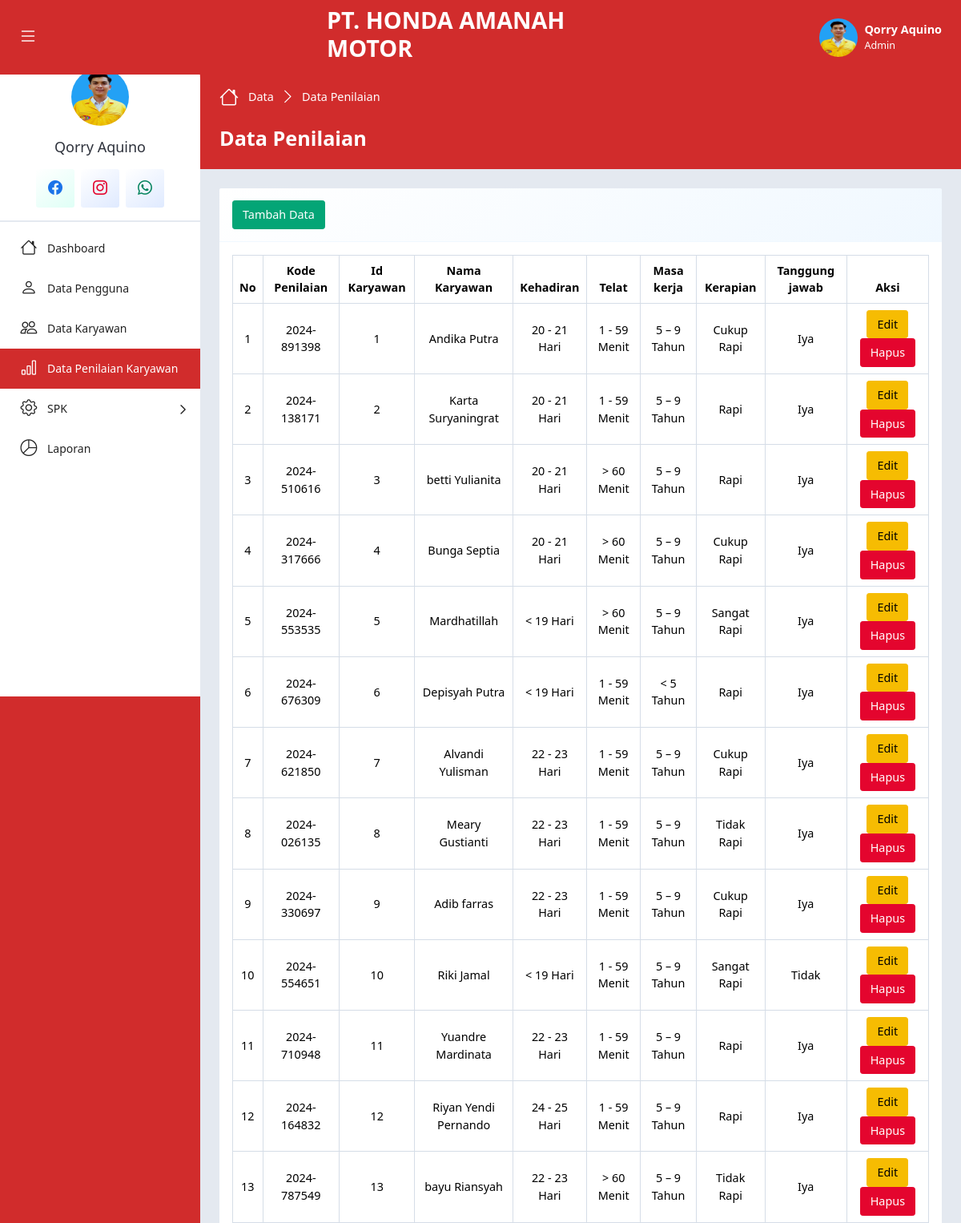
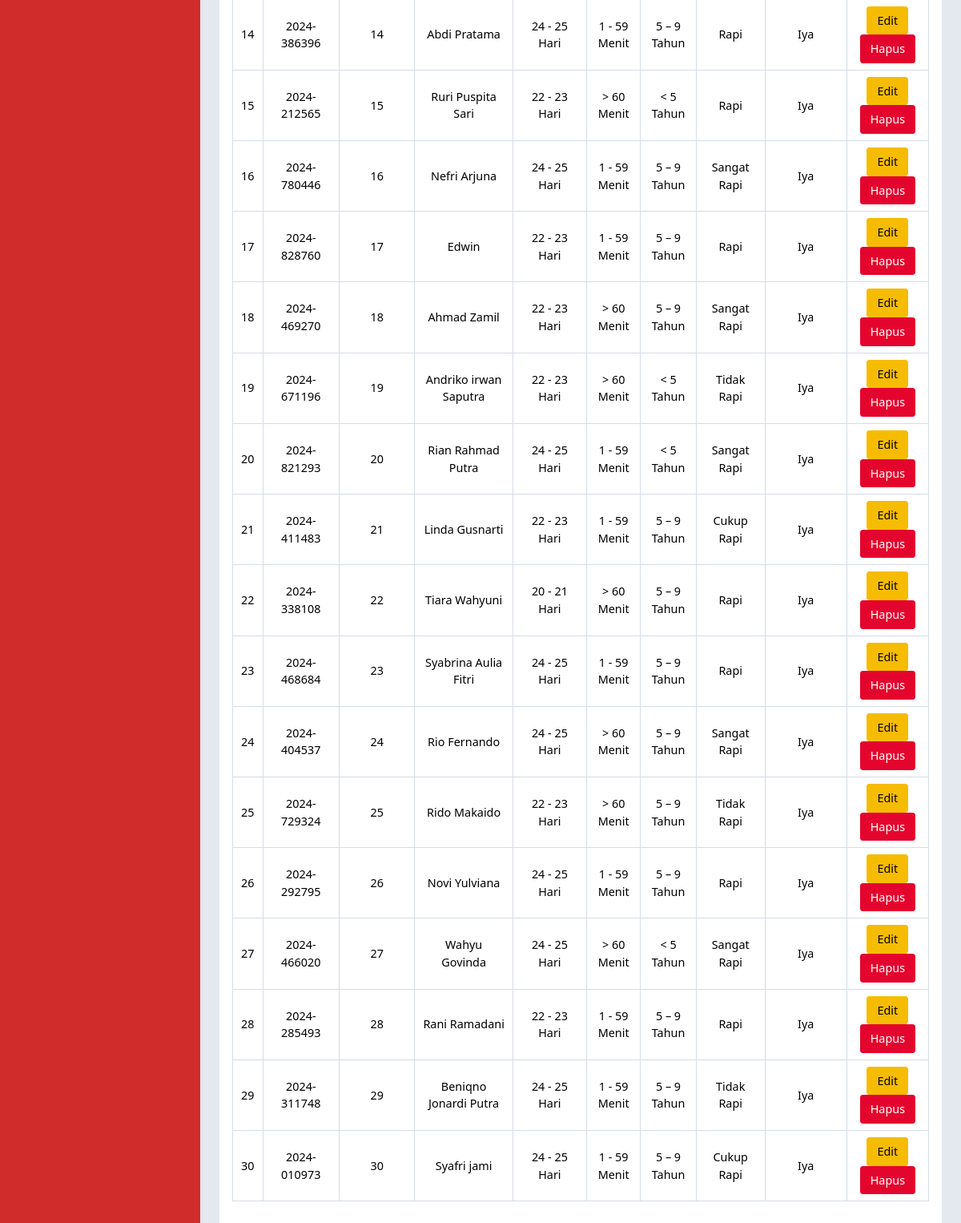
/?p=Nilai (signed in), run on the app's committed database (2 pictures, top to bottom).
### tables this page shows
CREATE TABLE `pengguna` (
  `id_pengguna` int(11) NOT NULL,
  `username` varchar(15) NOT NULL,
  `password` varchar(10) NOT NULL,
  `nama_pengguna` varchar(30) NOT NULL,
  `jabatan` varchar(30) NOT NULL,
  `foto_pengguna` text NOT NULL,
  `simpan_pengguna` timestamp NOT NULL DEFAULT current_timestamp() ON UPDATE current_timestamp()
);

CREATE TABLE `kriteria` (
  `kode_kriteria` varchar(10) NOT NULL,
  `nama_kriteria` varchar(30) NOT NULL,
  `jenis_kriteria` enum('Benefit','Cost') NOT NULL,
  `tipe_kriteria` enum('Inputan','Pilihan') NOT NULL,
  `simpan_kriteria` timestamp NOT NULL DEFAULT current_timestamp() ON UPDATE current_timestamp()
);

CREATE TABLE `nilai` (
  `id_nilai` varchar(20) NOT NULL,
  `id_karyawan` int(11) NOT NULL,
  `periode` int(11) NOT NULL,
  `C1` float NOT NULL,
  `C2` float NOT NULL,
  `C3` float NOT NULL,
  `C4` float NOT NULL,
  `C5` float NOT NULL,
  `simpan_nilai` timestamp NOT NULL DEFAULT current_timestamp() ON UPDATE current_timestamp()
);

CREATE TABLE `karyawan` (
  `id_karyawan` int(11) NOT NULL,
  `nama_karyawan` varchar(30) NOT NULL,
  `jk_karyawan` enum('Laki-laki','Perempuan') NOT NULL,
  `simpan_karyawan` timestamp NOT NULL DEFAULT current_timestamp() ON UPDATE current_timestamp()
);

CREATE TABLE `sub_kriteria` (
  `id_sub` int(11) NOT NULL,
  `kode_kriteria` varchar(10) NOT NULL,
  `nama_sub` varchar(30) NOT NULL,
  `nilai_sub` int(11) NOT NULL,
  `simpan_sub` timestamp NOT NULL DEFAULT current_timestamp() ON UPDATE current_timestamp()
);

### index.php (called while the page is built, shortened)
<?php
require_once 'app/config/db.php';
require_once 'app/config/crud.php';
$crud = new CRUD();
include_once 'app/routes/web.php';

### app/config/db.php (called while the page is built, shortened)
<?php
class DB
{
    public function __construct()
    {
        $this->con = mysqli_connect(
            self::HOST,
            self::USER,
            self::PASS,
            self::DB
        );
    }
}

### app/config/crud.php (called while the page is built, shortened)
<?php
class CRUD extends DB
{
    public function read($table, $opsi = "")
    {
        return mysqli_query(
            $this->con,
            "SELECT * FROM $table $opsi"
        );
    }
}

### app/controller/dashboard/data_nilai.php (called while the page is built, shortened)
<?php
$no = 1;
$queryNilai = $crud->read(
    "nilai",
    "INNER JOIN karyawan ON nilai.id_karyawan = karyawan.id_karyawan
     ORDER BY nilai.id_karyawan "
);
$queryKriteria = $crud->read(
    "kriteria",
    "ORDER BY kode_kriteria "
);

### app/view/page/dashboard/data_nilai.php (the view, shortened to what this page needs)
<!DOCTYPE html>
<html lang="en">
<head>
    <?php include 'app/view/layout/head.php' ?>
</head>
<body>
    <?php include 'app/controller/dashboard/data_nilai.php' ?>
    <div class="page-wrapper">
        <?php include 'app/view/layout/navbar.php' ?>
        <div class="main-container">
            <?php include 'app/view/layout/sidebar.php' ?>
            <div class="app-container">
                <div class="app-hero-header mb-4">
                    <div class="d-flex align-items-center mb-4">
                        <ol class="breadcrumb">
                            <li class="breadcrumb-item">
                                <i class="bi bi-house lh-1"></i>
                                <a href="index.html" class="text-decoration-none"><?= $dataPage['panel'] ?></a>
                            </li>
                            <li class="breadcrumb-item" aria-current="page"><?= $dataPage['page'] ?></li>
                        </ol>
                    </div>
                    <h3 class="fw-bolder text-white my-3"><?= $dataPage['page'] ?></h3>
                </div>
                <div class="app-body">
                    <div class="row gx-3">
                        <div class="col-xl-12 col-sm-12 col-12">
                            <div class="card mb-3">
                                <div class="card-header">
                                    <button class="btn btn-success" data-bs-toggle="modal"
                                        data-bs-target="#tambahModal">
                                        Tambah Data
                                    </button>
                                </div>
                                <div class="card-body">
                                    <div class="table-responsive">
                                        <table class="table table-bordered table-hover text-center align-middle">
                                            <thead>
                                                <tr>
                                                    <th>No</th>
                                                    <th>Kode Penilaian</th>
                                                    <th>Id Karyawan</th>
                                                    <th>Nama Karyawan</th>
                                                    <?php foreach ($queryKriteria as $rowk) : ?>
                                                    <th><?= $rowk['nama_kriteria'] ?></th>
                                                    <?php endforeach ?>
                                                    <th>Aksi</th>
                                                </tr>
                                            </thead>
                                            <tbody>
                                                <?php foreach ($queryNilai as $row) : ?>
                                                <tr>
                                                    <td><?= $no++ ?></td>
                                                    <td><?= $row['id_nilai'] ?></td>
                                                    <td><?= $row['id_karyawan'] ?></td>
                                                    <td><?= $row['nama_karyawan'] ?></td>
                                                    <?php foreach ($queryKriteria as $rowk) : ?>
                                                    <?php if ($rowk['tipe_kriteria'] == "Pilihan") : ?>
                                                    <?php $kode = $rowk['kode_kriteria'] ?>
                                                    <?php $dataNilaiSub = mysqli_fetch_array($crud->read("sub_kriteria", "WHERE kode_kriteria = '$kode' AND nilai_sub = '$row[$kode]'")) ?>
                                                    <td><?= $dataNilaiSub['nama_sub'] ?></td>
                                                    <?php else : ?>
                                                    <td><?= $row[$rowk['kode_kriteria']] ?></td>
                                                    <?php endif ?>
                                                    <?php endforeach ?>
                                                    <td>
                                                        <button type="button" class="btn btn-warning"
                                                            data-bs-toggle="modal"
                                                            data-bs-target="#editModal<?= $no ?>">
                                                            Edit
                                                        </button>
                                                        <button type="button" class="btn btn-danger"
                                                            data-bs-toggle="modal"
                                                            data-bs-target="#hapusModal<?= $no ?>">
                                                            Hapus
                                                        </button>
                                                    </td>
                                                </tr>
                                                <?php endforeach ?>
                                            </tbody>
                                        </table>
                                    </div>
                                </div>
                            </div>
                        </div>
                    </div>
                </div>
                <?php include 'app/view/layout/sidebar.php' ?>
            </div>
        </div>
    </div>
</body>
</html>

### app/view/layout/navbar.php (shortened to what this page needs)
<div class="app-header d-flex align-items-center">
    <div class="d-flex col">
        <button class="pin-sidebar" id="pin-sidebar">
            <i class="bi bi-list lh-1 text-white"></i>
        </button>
    </div>
    <div class="app-brand py-2 col">
        <h2 class="text-white text-uppercase fw-bolder">
            PT. Honda Amanah Motor
        </h2>
    </div>
    <div class="header-actions col">
        <div class="dropdown ms-3">
            <a id="userSettings" class="dropdown-toggle d-flex py-2 align-items-center text-decoration-none" href="#!"
                role="button" data-bs-toggle="dropdown" aria-expanded="false">
                <img src="assets/imgs/pengguna/<?= $dataPengguna['foto_pengguna'] ?>" class="rounded-circle img-3x"
                    alt="" />
                <div class="ms-2 text-truncate d-lg-block d-none text-white">
                    <span class="fw-bolder"><?= $dataPengguna['nama_pengguna'] ?></span>
                    <span class="d-flex small"><?= $dataPengguna['jabatan'] ?></span>
                </div>
            </a>
        </div>
    </div>
</div>

### app/view/layout/sidebar.php (shortened to what this page needs)
<nav id="sidebar" class="sidebar-wrapper">
    <div class="sidebar-profile">
        <img src="assets/imgs/pengguna/<?= $dataPengguna['foto_pengguna'] ?>" class="profile-user mb-3" alt="" />
        <div class="text-center">
            <h5 class="profile-name m-0 text-nowrap text-truncate">
            </h5>
        </div>
        <div class="d-flex align-items-center mt-lg-3 gap-2">
            <a href="https://www.facebook.com/profile.php?id=588361737894378&_rdc=2&_rdr"
                class="icon-box md grd-success-light rounded-2">
                <i class="bi bi-facebook fs-5 text-primary"></i>
            </a>
            <a href="https://www.instagram.com/explore/locations/1013913417/smpn-3-padang-panjang/"
                class="icon-box md grd-info-light rounded-2">
                <i class="bi bi-instagram fs-5 text-danger"></i>
            </a>
            <a href="https://wa.me/6282246820856" class="icon-box md grd-info-light rounded-2">
                <i class="bi bi-whatsapp fs-5 text-success"></i>
            </a>
        </div>
    </div>
    <div class="sidebarMenuScroll">
        <ul class="sidebar-menu">
            <li class="<?= $page == "Dashboard" ? 'active current-page' : '' ?>">
                <a href="?p=Dashboard">
                    <i class="bi bi-house"></i>
                    <span class="menu-text">Dashboard</span>
                </a>
            </li>
            <?php if ($dataPengguna['jabatan'] == "Admin"): ?>
            <li class="<?= $page == "Pengguna" ? 'active current-page' : '' ?>">
                <a href="?p=Pengguna">
                    <i class="bi bi-person"></i>
                    <span class="menu-text">Data Pengguna</span>
                </a>
            </li>
            <li class="<?= $page == "Karyawan" ? 'active current-page' : '' ?>">
                <a href="?p=Karyawan">
                    <i class="bi bi-people"></i>
                    <span class="menu-text">Data Karyawan</span>
                </a>
            </li>
            <li class="<?= $page == "Nilai" ? 'active current-page' : '' ?>">
                <a href="?p=Nilai">
                    <i class="bi bi-bar-chart"></i>
                    <span class="menu-text">Data Penilaian Karyawan</span>
                </a>
            </li>
            <li class="treeview <?= ($page == "Kriteria" or $page == "PSI" or $page == "Sub") ? 'active' : '' ?>">
                <a href="#!">
                    <i class="bi bi-gear"></i>
                    <span class="menu-text">SPK</span>
                </a>
            </li>
            <?php endif ?>
            <li class="<?= $page == "Laporan" ? 'active current-page' : '' ?>">
                <a href="?p=Laporan">
                    <i class="bi bi-pie-chart"></i>
                    <span class="menu-text">Laporan</span>
                </a>
            </li>
        </ul>
    </div>
</nav>

### data on the page
pengguna: foto_pengguna (picture), nama_pengguna "Qorry Aquino", jabatan "Admin"
kriteria: nama_kriteria "Kehadiran", sub_kriteria.nama_sub "20 - 21 Hari", sub_kriteria.nama_sub "< 19 Hari", sub_kriteria.nama_sub "22 - 23 Hari", sub_kriteria.nama_sub "24 - 25 Hari"
kriteria: nama_kriteria "Telat", sub_kriteria.nama_sub "1 - 59 Menit", sub_kriteria.nama_sub "> 60 Menit"
kriteria: nama_kriteria "Masa kerja", sub_kriteria.nama_sub "5 – 9 Tahun", sub_kriteria.nama_sub "< 5 Tahun"
kriteria: nama_kriteria "Kerapian", sub_kriteria.nama_sub "Cukup Rapi", sub_kriteria.nama_sub "Rapi", sub_kriteria.nama_sub "Sangat Rapi", sub_kriteria.nama_sub "Tidak Rapi"
kriteria: nama_kriteria "Tanggung jawab", sub_kriteria.nama_sub "Iya", sub_kriteria.nama_sub "Tidak"
nilai: id_nilai "2024-891398", id_karyawan.id_karyawan "1", id_karyawan.nama_karyawan "Andika Putra"
nilai: id_nilai "2024-138171", id_karyawan.id_karyawan "2", id_karyawan.nama_karyawan "Karta Suryaningrat"
nilai: id_nilai "2024-510616", id_karyawan.id_karyawan "3", id_karyawan.nama_karyawan "betti Yulianita"
nilai: id_nilai "2024-317666", id_karyawan.id_karyawan "4", id_karyawan.nama_karyawan "Bunga Septia"
nilai: id_nilai "2024-553535", id_karyawan.id_karyawan "5", id_karyawan.nama_karyawan "Mardhatillah"
nilai: id_nilai "2024-676309", id_karyawan.id_karyawan "6", id_karyawan.nama_karyawan "Depisyah Putra"
nilai: id_nilai "2024-621850", id_karyawan.id_karyawan "7", id_karyawan.nama_karyawan "Alvandi Yulisman"
nilai: id_nilai "2024-026135", id_karyawan.id_karyawan "8", id_karyawan.nama_karyawan "Meary Gustianti"
nilai: id_nilai "2024-330697", id_karyawan.id_karyawan "9", id_karyawan.nama_karyawan "Adib farras"
nilai: id_nilai "2024-554651", id_karyawan.id_karyawan "10", id_karyawan.nama_karyawan "Riki Jamal"
nilai: id_nilai "2024-710948", id_karyawan.id_karyawan "11", id_karyawan.nama_karyawan "Yuandre Mardinata"
nilai: id_nilai "2024-164832", id_karyawan.id_karyawan "12", id_karyawan.nama_karyawan "Riyan Yendi Pernando"
nilai: id_nilai "2024-787549", id_karyawan.id_karyawan "13", id_karyawan.nama_karyawan "bayu Riansyah"
nilai: id_nilai "2024-386396", id_karyawan.id_karyawan "14", id_karyawan.nama_karyawan "Abdi Pratama"
nilai: id_nilai "2024-212565", id_karyawan.id_karyawan "15", id_karyawan.nama_karyawan "Ruri Puspita Sari"
nilai: id_nilai "2024-780446", id_karyawan.id_karyawan "16", id_karyawan.nama_karyawan "Nefri Arjuna"
nilai: id_nilai "2024-828760", id_karyawan.id_karyawan "17", id_karyawan.nama_karyawan "Edwin"
nilai: id_nilai "2024-469270", id_karyawan.id_karyawan "18", id_karyawan.nama_karyawan "Ahmad Zamil"
nilai: id_nilai "2024-671196", id_karyawan.id_karyawan "19", id_karyawan.nama_karyawan "Andriko irwan Saputra"
nilai: id_nilai "2024-821293", id_karyawan.id_karyawan "20", id_karyawan.nama_karyawan "Rian Rahmad Putra"
nilai: id_nilai "2024-411483", id_karyawan.id_karyawan "21", id_karyawan.nama_karyawan "Linda Gusnarti"
nilai: id_nilai "2024-338108", id_karyawan.id_karyawan "22", id_karyawan.nama_karyawan "Tiara Wahyuni"
nilai: id_nilai "2024-468684", id_karyawan.id_karyawan "23", id_karyawan.nama_karyawan "Syabrina Aulia Fitri"
nilai: id_nilai "2024-404537", id_karyawan.id_karyawan "24", id_karyawan.nama_karyawan "Rio Fernando"
nilai: id_nilai "2024-729324", id_karyawan.id_karyawan "25", id_karyawan.nama_karyawan "Rido Makaido"
nilai: id_nilai "2024-292795", id_karyawan.id_karyawan "26", id_karyawan.nama_karyawan "Novi Yulviana"
nilai: id_nilai "2024-466020", id_karyawan.id_karyawan "27", id_karyawan.nama_karyawan "Wahyu Govinda"
nilai: id_nilai "2024-285493", id_karyawan.id_karyawan "28", id_karyawan.nama_karyawan "Rani Ramadani"
nilai: id_nilai "2024-311748", id_karyawan.id_karyawan "29", id_karyawan.nama_karyawan "Beniqno Jonardi Putra"
nilai: id_nilai "2024-010973", id_karyawan.id_karyawan "30", id_karyawan.nama_karyawan "Syafri jami"

### other printed values
$dataPage['panel'] "Data"
$dataPage['page'] "Data Penilaian"
